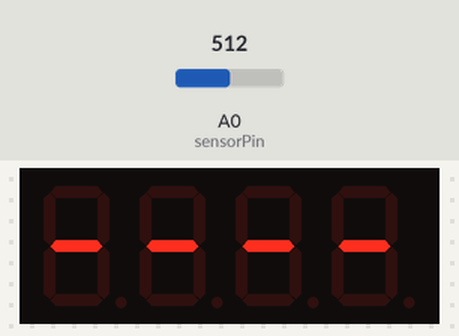
Recording of a sketch running on a simulated Arduino Uno, built with avr-gcc and run on an emulated ATmega328P. Parts: 4-digit seven-segment display. Inputs (shaded band) come from the test bench; at power-on: A0 (sensorPin) = 512.

Above: at 1.2 s.
1.3 s: A0 (sensorPin) set to 214
2.8 s: A0 (sensorPin) set to 190
At 4.1 s:
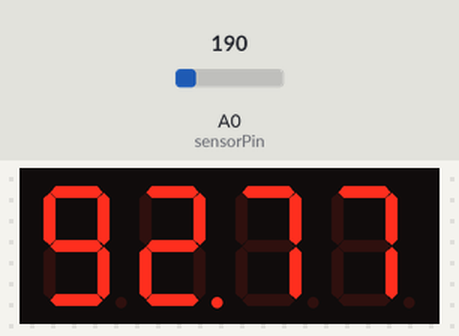
4.5 s: A0 (sensorPin) set to 306
At 5.3 s:
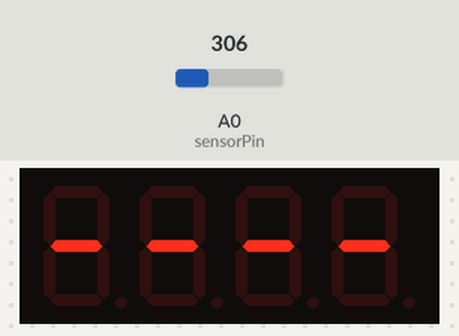
Timing chart, 0 to 7.5 s (numbered marks = the images above; inputs shaded):
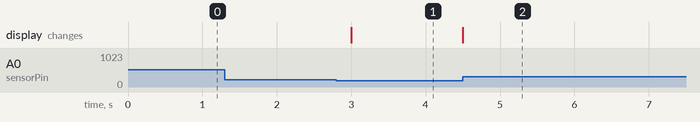

Measured:
- the behaviour switches between 205 and 204 on A0 (sensorPin) (found by bisection; images 0 and 1)
- after the input at 1.3 s, every drawn part: stays the same
- after the input at 2.8 s, the display: changes after 0.20 s (image 1)
- after the input at 4.5 s, the display: changes at once (image 2)

The sketch:

temp_4digit.ino
```cpp
#define sensorPin A0
#include <SevSeg.h>
  int digitBuffer[4] = { 0};
SevSeg sevseg; //Instantiate a seven segment controller object

unsigned long previousMillis = 0;
const long interval = 1000;
int i, j, k;

void setup()
{
  byte numDigits = 4;
  byte digitPins[] = {10, 11, 12, 13};
  byte segmentPins[] = {9, 2, 3, 5, 6, 8, 7, 4};

  sevseg.begin(COMMON_ANODE, numDigits, digitPins, segmentPins);
  sevseg.setBrightness(10);
  //Serial.begin(9600);

}

void loop()
{


  int reading = analogRead(sensorPin);
  float tempC = reading * (5000 / 1024.0) / 10;


  /*unsigned long timerGlobal = millis();
  sevseg.setNumber(timerGlobal/1000);
  sevseg.refreshDisplay();*/

  static unsigned long timer = millis();
  if (millis() >= timer) {
    timer += 300;
    sevseg.setNumber(tempC, 2);
  }

  //sevseg.setNumber(tempC,2);
  sevseg.refreshDisplay();
  /*Serial.print(tempC);
  Serial.print(" \xC2\xB0"); // shows degree symbol
  Serial.println("C");
  delay(1000);*/


}
```
